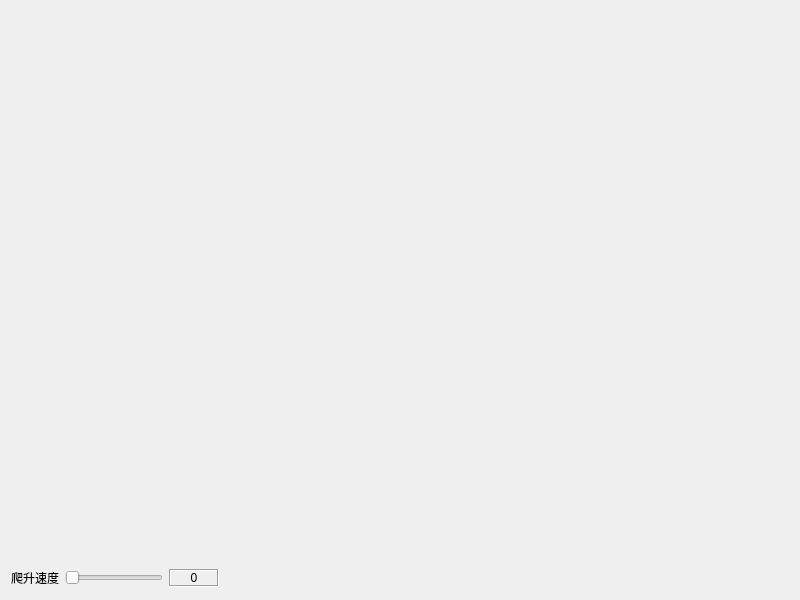
<?xml version="1.0" encoding="UTF-8"?>
<ui version="4.0">
 <class>frmFlightVSI</class>
 <widget class="QWidget" name="frmFlightVSI">
  <property name="geometry">
   <rect>
    <x>0</x>
    <y>0</y>
    <width>800</width>
    <height>600</height>
   </rect>
  </property>
  <property name="windowTitle">
   <string>Form</string>
  </property>
  <widget class="QWidget" name="widget" native="true">
   <property name="geometry">
    <rect>
     <x>11</x>
     <y>567</y>
     <width>208</width>
     <height>22</height>
    </rect>
   </property>
   <layout class="QGridLayout" name="gridLayout">
    <property name="leftMargin">
     <number>0</number>
    </property>
    <property name="topMargin">
     <number>0</number>
    </property>
    <property name="rightMargin">
     <number>0</number>
    </property>
    <property name="bottomMargin">
     <number>0</number>
    </property>
    <item row="0" column="0">
     <widget class="QLabel" name="labClimbRate">
      <property name="text">
       <string>爬升速度</string>
      </property>
     </widget>
    </item>
    <item row="0" column="1">
     <widget class="QSlider" name="sliderClimbRate">
      <property name="orientation">
       <enum>Qt::Horizontal</enum>
      </property>
     </widget>
    </item>
    <item row="0" column="2">
     <widget class="QLabel" name="labClimbRateValue">
      <property name="minimumSize">
       <size>
        <width>50</width>
        <height>0</height>
       </size>
      </property>
      <property name="frameShape">
       <enum>QFrame::Box</enum>
      </property>
      <property name="frameShadow">
       <enum>QFrame::Sunken</enum>
      </property>
      <property name="text">
       <string>0</string>
      </property>
      <property name="alignment">
       <set>Qt::AlignCenter</set>
      </property>
     </widget>
    </item>
   </layout>
  </widget>
  <widget class="FlightVSI" name="flightVSI">
   <property name="enabled">
    <bool>false</bool>
   </property>
   <property name="geometry">
    <rect>
     <x>11</x>
     <y>11</y>
     <width>256</width>
     <height>192</height>
    </rect>
   </property>
   <property name="frameShape">
    <enum>QFrame::NoFrame</enum>
   </property>
   <property name="frameShadow">
    <enum>QFrame::Plain</enum>
   </property>
   <property name="verticalScrollBarPolicy">
    <enum>Qt::ScrollBarAlwaysOff</enum>
   </property>
   <property name="horizontalScrollBarPolicy">
    <enum>Qt::ScrollBarAlwaysOff</enum>
   </property>
   <property name="interactive">
    <bool>false</bool>
   </property>
  </widget>
 </widget>
 <customwidgets>
  <customwidget>
   <class>FlightVSI</class>
   <extends>QGraphicsView</extends>
   <header>flightvsi.h</header>
  </customwidget>
 </customwidgets>
 <resources/>
 <connections/>
</ui>
